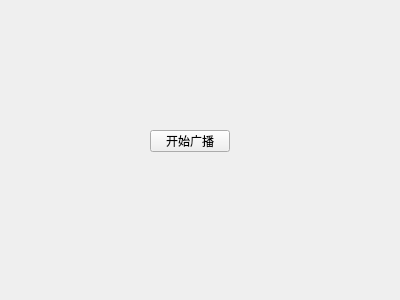
<?xml version="1.0" encoding="UTF-8"?>
<ui version="4.0">
 <class>Widget</class>
 <widget class="QWidget" name="Widget">
  <property name="geometry">
   <rect>
    <x>0</x>
    <y>0</y>
    <width>400</width>
    <height>300</height>
   </rect>
  </property>
  <property name="windowTitle">
   <string>Widget</string>
  </property>
  <widget class="QPushButton" name="pushButton">
   <property name="geometry">
    <rect>
     <x>150</x>
     <y>130</y>
     <width>80</width>
     <height>22</height>
    </rect>
   </property>
   <property name="text">
    <string>开始广播</string>
   </property>
  </widget>
 </widget>
 <layoutdefault spacing="6" margin="11"/>
 <resources/>
 <connections/>
</ui>
